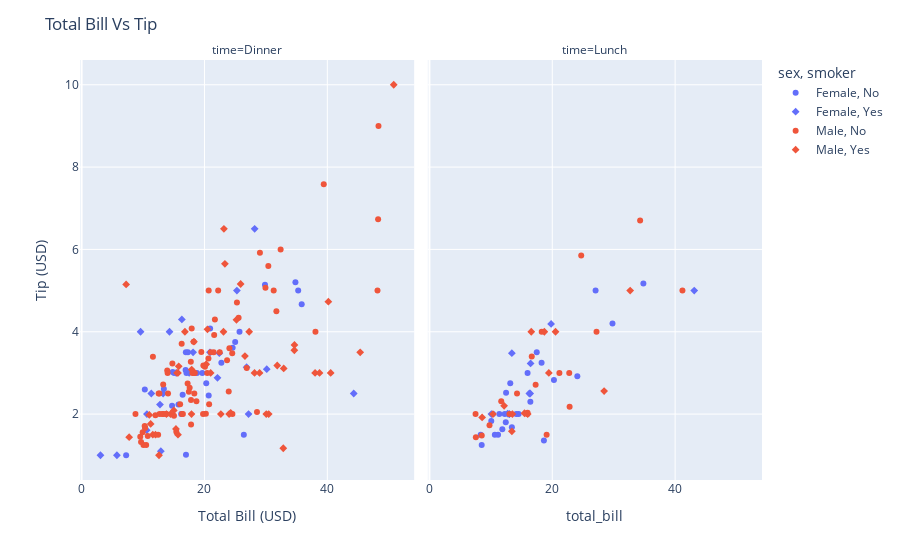

Notebook code for this chart:
### Code cell
""" Data visualization with plotly """

""" scatter plot with plotly 

sns            |   px
===============================
kind='scatter' | px.scatter
data           | data_frame
hue            | color
col            | facet_col
row            | facet_row

"""
import plotly.express as px

plot = px.scatter(
    data_frame=tips,
    x='total_bill',
    y='tip',
    color='sex',
    facet_col='time',
    symbol='smoker'
)

plot.update_layout(
    xaxis_title='Total Bill (USD)',
    yaxis_title='Tip (USD)',
    title='Total Bill Vs Tip',
)

plot.show()

### Figure 1 — Plotly figure (JSON) as saved in the notebook; plotly's stock layout.template omitted (floating-point values rounded to 4 significant figures)
{"data": [{"hovertemplate": "sex=Female<br>smoker=No<br>time=Dinner<br>total_bill=%{x}<br>tip=%{y}<extra></extra>", "legendgroup": "Female, No", "marker": {"color": "#636efa", "symbol": "circle"}, "mode": "markers", "name": "Female, No", "orientation": "v", "showlegend": true, "type": "scatter", "x": [16.99, 24.59, 35.26, 14.83, 10.33, 16.97, 20.29, 15.77, 19.65, 15.06, 20.69, 16.93, 10.29, 34.81, 26.41, 16.45, 17.07, 14.73, 22.75, 20.92, 7.25, 25.71, 17.31, 29.85, 25, 13.39, 16.21, 35.83, 18.78], "xaxis": "x", "y": [1.01, 3.61, 5, 3.02, 1.67, 3.5, 2.75, 2.23, 3, 3, 2.45, 3.07, 2.6, 5.2, 1.5, 2.47, 3, 2.2, 3.25, 4.08, 1, 4, 3.5, 5.14, 3.75, 2.61, 2, 4.67, 3], "yaxis": "y"}, {"hovertemplate": "sex=Female<br>smoker=No<br>time=Lunch<br>total_bill=%{x}<br>tip=%{y}<extra></extra>", "legendgroup": "Female, No", "marker": {"color": "#636efa", "symbol": "circle"}, "mode": "markers", "name": "Female, No", "orientation": "v", "showlegend": false, "type": "scatter", "x": [10.07, 34.83, 10.65, 12.43, 24.08, 13.42, 12.48, 29.8, 14.52, 11.38, 20.27, 11.17, 12.26, 18.26, 8.51, 10.33, 14.15, 13.16, 17.47, 27.05, 16.43, 8.35, 18.64, 11.87, 15.98], "xaxis": "x2", "y": [1.83, 5.17, 1.5, 1.8, 2.92, 1.68, 2.52, 4.2, 2, 2, 2.83, 1.5, 2, 3.25, 1.25, 2, 2, 2.75, 3.5, 5, 2.3, 1.5, 1.36, 1.63, 3], "yaxis": "y2"}, {"hovertemplate": "sex=Female<br>smoker=Yes<br>time=Dinner<br>total_bill=%{x}<br>tip=%{y}<extra></extra>", "legendgroup": "Female, Yes", "marker": {"color": "#636efa", "symbol": "diamond"}, "mode": "markers", "name": "Female, Yes", "orientation": "v", "showlegend": true, "type": "scatter", "x": [3.07, 26.86, 25.28, 5.75, 16.32, 11.35, 15.38, 44.3, 22.42, 14.31, 17.51, 10.59, 10.63, 9.6, 20.9, 18.15, 12.76, 13.27, 28.17, 12.9, 30.14, 22.12, 27.18], "xaxis": "x", "y": [1, 3.14, 5, 1, 4.3, 2.5, 3, 2.5, 3.48, 4, 3, 1.61, 2, 4, 3.5, 3.5, 2.23, 2.5, 6.5, 1.1, 3.09, 2.88, 2], "yaxis": "y"}, {"hovertemplate": "sex=Female<br>smoker=Yes<br>time=Lunch<br>total_bill=%{x}<br>tip=%{y}<extra></extra>", "legendgroup": "Female, Yes", "marker": {"color": "#636efa", "symbol": "diamond"}, "mode": "markers", "name": "Female, Yes", "orientation": "v", "showlegend": false, "type": "scatter", "x": [19.81, 43.11, 13, 12.74, 13, 16.4, 16.47, 13.42, 16.27, 10.09], "xaxis": "x2", "y": [4.19, 5, 2, 2.01, 2, 2.5, 3.23, 3.48, 2.5, 2], "yaxis": "y2"}, {"hovertemplate": "sex=Male<br>smoker=No<br>time=Dinner<br>total_bill=%{x}<br>tip=%{y}<extra></extra>", "legendgroup": "Male, No", "marker": {"color": "#EF553B", "symbol": "circle"}, "mode": "markers", "name": "Male, No", "orientation": "v", "showlegend": true, "type": "scatter", "x": [10.34, 21.01, 23.68, 25.29, 8.77, 26.88, 15.04, 14.78, 10.27, 15.42, 18.43, 21.58, 16.29, 20.65, 17.92, 39.42, 19.82, 17.81, 13.37, 12.69, 21.7, 9.55, 18.35, 17.78, 24.06, 16.31, 18.69, 31.27, 16.04, 17.46, 13.94, 9.68, 30.4, 18.29, 22.23, 32.4, 28.55, 18.04, 12.54, 9.94, 25.56, 19.49, 48.27, 17.59, 20.08, 20.23, 12.02, 10.51, 22.49, 12.46, 18.24, 14, 38.07, 23.95, 29.93, 14.07, 13.13, 17.26, 24.55, 19.77, 48.17, 16.49, 21.5, 12.66, 13.81, 24.52, 20.76, 31.71, 20.69, 48.33, 20.45, 13.28, 11.61, 10.77, 10.07, 29.03, 17.82], "xaxis": "x", "y": [1.66, 3.5, 3.31, 4.71, 2, 3.12, 1.96, 3.23, 1.71, 1.57, 3, 3.92, 3.71, 3.35, 4.08, 7.58, 3.18, 2.34, 2, 2, 4.3, 1.45, 2.5, 3.27, 3.6, 2, 2.31, 5, 2.24, 2.54, 3.06, 1.32, 5.6, 3, 5, 6, 2.05, 3, 2.5, 1.56, 4.34, 3.51, 6.73, 2.64, 3.15, 2.01, 1.97, 1.25, 3.5, 1.5, 3.76, 3, 4, 2.55, 5.07, 2.5, 2, 2.74, 2, 2, 5, 2, 3.5, 2.5, 2, 3.48, 2.24, 4.5, 5, 9, 3, 2.72, 3.39, 1.47, 1.25, 5.92, 1.75], "yaxis": "y"}, {"hovertemplate": "sex=Male<br>smoker=No<br>time=Lunch<br>total_bill=%{x}<br>tip=%{y}<extra></extra>", "legendgroup": "Male, No", "marker": {"color": "#EF553B", "symbol": "circle"}, "mode": "markers", "name": "Male, No", "orientation": "v", "showlegend": false, "type": "scatter", "x": [27.2, 22.76, 17.29, 16.66, 15.98, 13.03, 18.28, 24.71, 21.16, 11.69, 14.26, 15.95, 8.52, 22.82, 19.08, 34.3, 41.19, 9.78, 7.51, 7.56], "xaxis": "x2", "y": [4, 3, 2.71, 3.4, 2.03, 2, 4, 5.85, 3, 2.31, 2.5, 2, 1.48, 2.18, 1.5, 6.7, 5, 1.73, 2, 1.44], "yaxis": "y2"}, {"hovertemplate": "sex=Male<br>smoker=Yes<br>time=Dinner<br>total_bill=%{x}<br>tip=%{y}<extra></extra>", "legendgroup": "Male, Yes", "marker": {"color": "#EF553B", "symbol": "diamond"}, "mode": "markers", "name": "Male, Yes", "orientation": "v", "showlegend": true, "type": "scatter", "x": [38.01, 11.24, 20.29, 13.81, 11.02, 18.29, 15.01, 17.92, 28.97, 40.17, 27.28, 12.03, 21.01, 15.36, 20.49, 25.21, 50.81, 15.81, 7.25, 31.85, 16.82, 32.9, 17.89, 14.48, 34.63, 34.65, 23.33, 45.35, 23.17, 40.55, 30.46, 23.1, 15.69, 26.59, 38.73, 24.27, 30.06, 25.89, 28.15, 11.59, 7.74, 24.01, 15.69, 15.53, 12.6, 32.83, 22.67], "xaxis": "x", "y": [3, 1.76, 3.21, 2, 1.98, 3.76, 2.09, 3.08, 3, 4.73, 4, 1.5, 3, 1.64, 4.06, 4.29, 10, 3.16, 5.15, 3.18, 4, 3.11, 2, 2, 3.55, 3.68, 5.65, 3.5, 6.5, 3, 2, 4, 1.5, 3.41, 3, 2.03, 2, 5.16, 3, 1.5, 1.44, 2, 3, 3, 1, 1.17, 2], "yaxis": "y"}, {"hovertemplate": "sex=Male<br>smoker=Yes<br>time=Lunch<br>total_bill=%{x}<br>tip=%{y}<extra></extra>", "legendgroup": "Male, Yes", "marker": {"color": "#EF553B", "symbol": "diamond"}, "mode": "markers", "name": "Male, Yes", "orientation": "v", "showlegend": false, "type": "scatter", "x": [19.44, 32.68, 16, 28.44, 15.48, 16.58, 10.34, 13.51, 18.71, 20.53, 12.16, 8.58, 13.42], "xaxis": "x2", "y": [3, 5, 2, 2.56, 2.02, 4, 2, 2, 4, 4, 2.2, 1.92, 1.58], "yaxis": "y2"}], "layout": {"annotations": [{"font": {}, "showarrow": false, "text": "time=Dinner", "x": 0.245, "xanchor": "center", "xref": "paper", "y": 1, "yanchor": "bottom", "yref": "paper"}, {"font": {}, "showarrow": false, "text": "time=Lunch", "x": 0.755, "xanchor": "center", "xref": "paper", "y": 1, "yanchor": "bottom", "yref": "paper"}], "legend": {"title": {"text": "sex, smoker"}, "tracegroupgap": 0}, "margin": {"t": 60}, "title": {"text": "Total Bill Vs Tip"}, "xaxis": {"anchor": "y", "domain": [0, 0.49], "title": {"text": "Total Bill (USD)"}}, "xaxis2": {"anchor": "y2", "domain": [0.51, 1], "matches": "x", "title": {"text": "total_bill"}}, "yaxis": {"anchor": "x", "domain": [0, 1], "title": {"text": "Tip (USD)"}}, "yaxis2": {"anchor": "x2", "domain": [0, 1], "matches": "y", "showticklabels": false}}}
